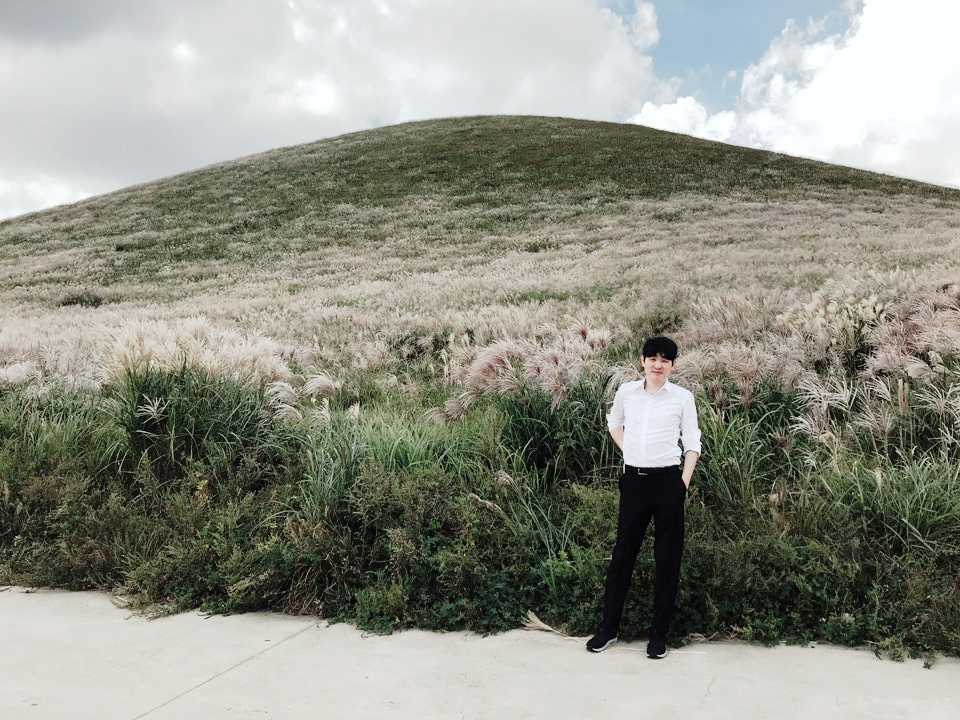
#> input picture e14_portrait/images/myimage1.jpg, 960 x 720 px, found by its file name; its folder holds 3 pictures in this run
$ jupyter execute --allow-errors e14.ipynb
#> lines starting #> are read from the running program, lines starting #| are printed output that depends on the picture
### 인물모드 직접 해보기
---
- 최소 3장 이상의 인물모드 사진을 만든다.
- 인물 뿐만 아니라 고양이에 대한 아웃포커싱 사진을 만든다.
- 배경 합성을 시도해본다.

[cell 1]
import cv2
import numpy as np
import os
from glob import glob
from os.path import join
import tarfile
import urllib
from matplotlib import pyplot as plt
import tensorflow as tf

path = os.getenv('HOME')+'/project/aiffel-lms/e14_portrait/images/'
img_1 = cv2.imread(path+'myimage1.jpg')
#> img_1 is the input picture: shape (720, 960, 3); mean B, G, R 134.5, 145.3, 144
img_2 = cv2.imread(path+'myimage2.jpg')
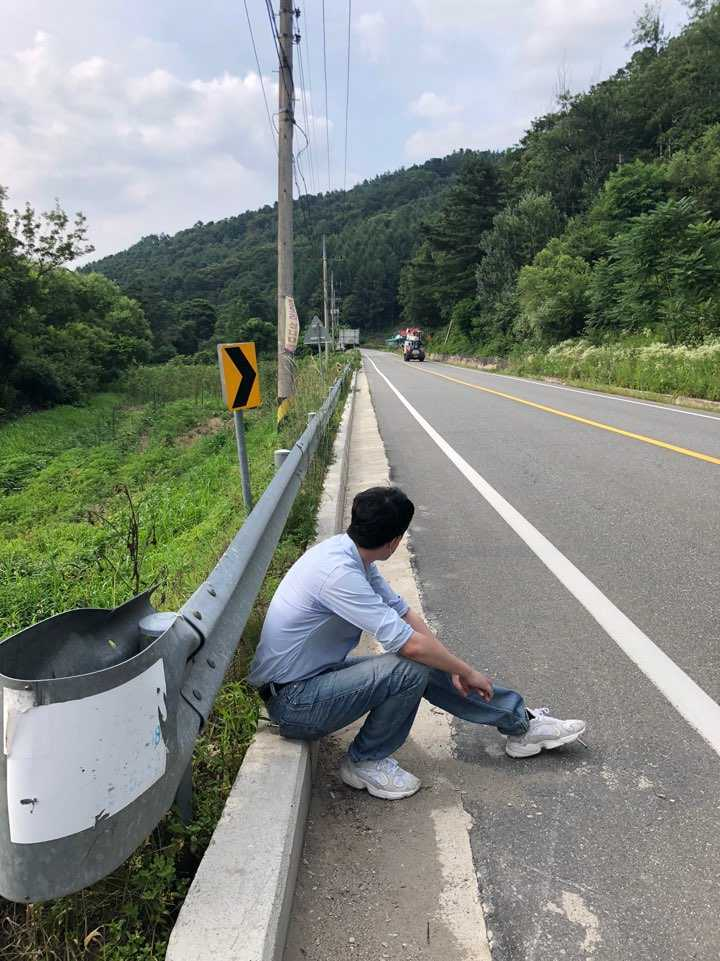
#> input picture e14_portrait/images/myimage2.jpg, 720 x 961 px, found by its file name
#> img_2 is the input picture: shape (961, 720, 3); mean B, G, R 126.5, 133.5, 127.2
img_3 = cv2.imread(path+'myimage3.jpg')
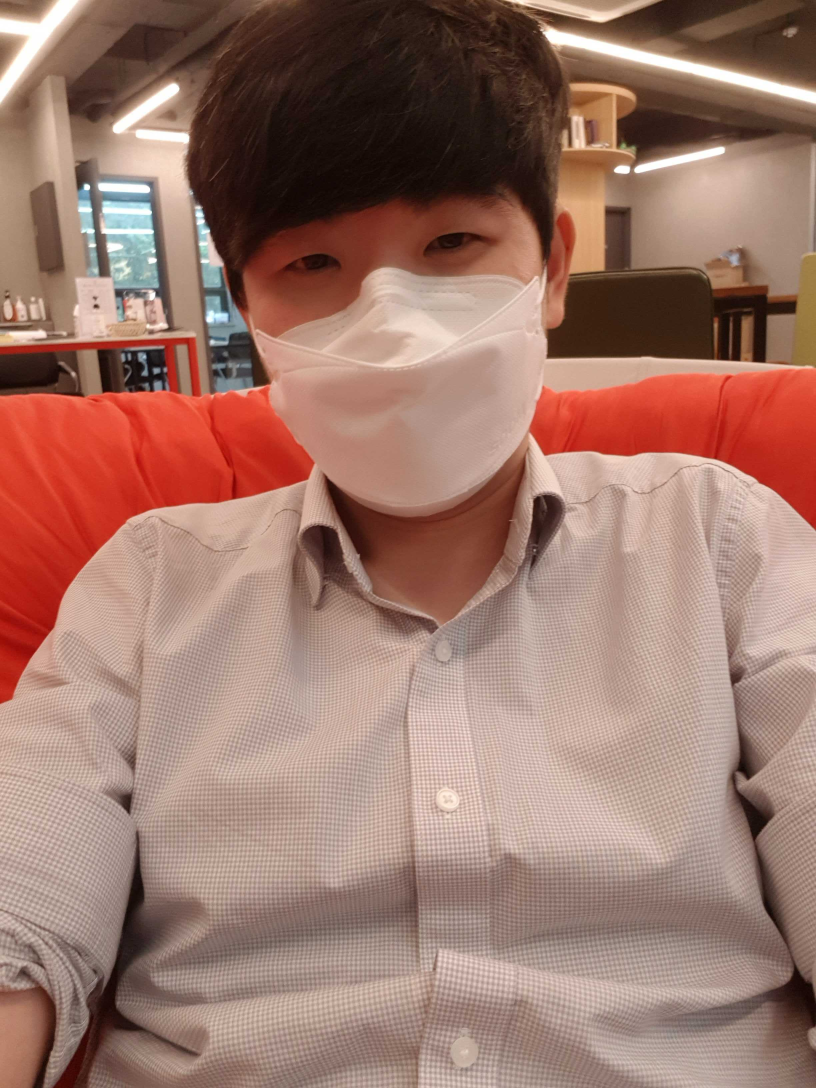
#> input picture e14_portrait/images/myimage3.jpg, 2448 x 3264 px, found by its file name (shown at 1/3 size)
#> img_3 is the input picture: shape (3264, 2448, 3); mean B, G, R 107.4, 119.7, 157.5
print(img_1.shape, img_2.shape, img_3.shape)
#| (720, 960, 3) (961, 720, 3) (3264, 2448, 3)

[cell 2]
class DeepLabModel(object):
    INPUT_TENSOR_NAME = 'ImageTensor:0'
    OUTPUT_TENSOR_NAME = 'SemanticPredictions:0'
    INPUT_SIZE = 513
    FROZEN_GRAPH_NAME = 'frozen_inference_graph'

    def __init__(self, tarball_path):
        self.graph = tf.Graph()
        graph_def = None
        tar_file = tarfile.open(tarball_path)
        for tar_info in tar_file.getmembers():
            if self.FROZEN_GRAPH_NAME in os.path.basename(tar_info.name):
                file_handle = tar_file.extractfile(tar_info)
                graph_def = tf.compat.v1.GraphDef.FromString(file_handle.read())
                break
        tar_file.close()

        with self.graph.as_default():
            tf.compat.v1.import_graph_def(graph_def, name='')

        self.sess = tf.compat.v1.Session(graph=self.graph)

    def preprocess(self, img):
        height, width = img.shape[:2]
        resize_ratio = 1.0 * self.INPUT_SIZE / max(width, height)
        target_size = (int(resize_ratio * width), int(resize_ratio * height))
        resized_image = cv2.resize(img, target_size)
        resized_rgb = cv2.cvtColor(resized_image, cv2.COLOR_BGR2RGB)
        img_input = resized_rgb
        return img_input

    def run(self, image):
        img_input = self.preprocess(image)

        batch_seg_map = self.sess.run(self.OUTPUT_TENSOR_NAME,
                                     feed_dict={self.INPUT_TENSOR_NAME: [img_input]})
        seg_map = batch_seg_map[0]
        return cv2.cvtColor(img_input, cv2.COLOR_RGB2BGR), seg_map

[cell 3]
_DOWNLOAD_URL_PREFIX = 'http://download.tensorflow.org/models/'

model_dir = 'models'
tf.io.gfile.makedirs(model_dir)
#> (this line was passed over: tensorflow is not available in this run)

print('temp directory:', model_dir)

download_path = os.path.join(model_dir, 'deeplab_model.tar.gz')
if not os.path.exists(download_path):
    urllib.request.urlretrieve(_DOWNLOAD_URL_PREFIX + 'deeplabv3_mnv2_pascal_train_aug_2018_01_29.tar.gz',
                              download_path)
#> (this line was passed over: the network is not available in this run)

#> (the rest of this cell did not finish here and is left out)
